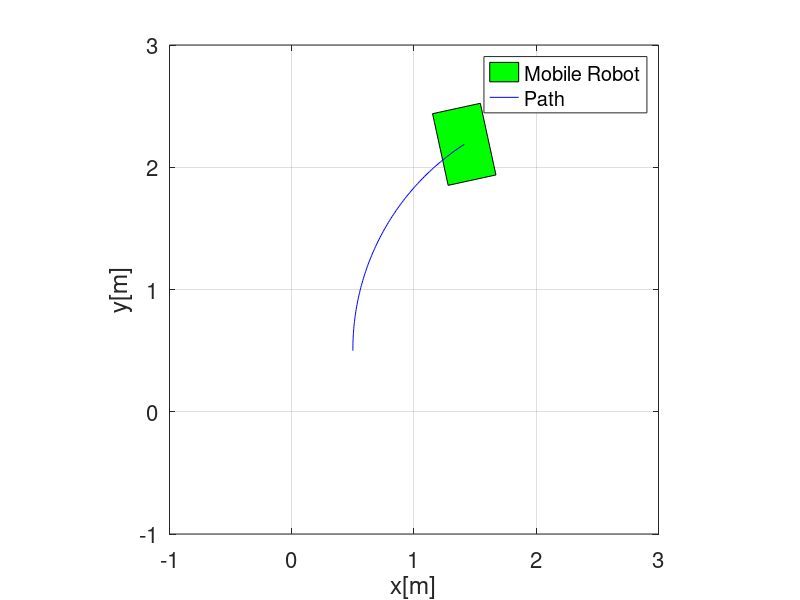
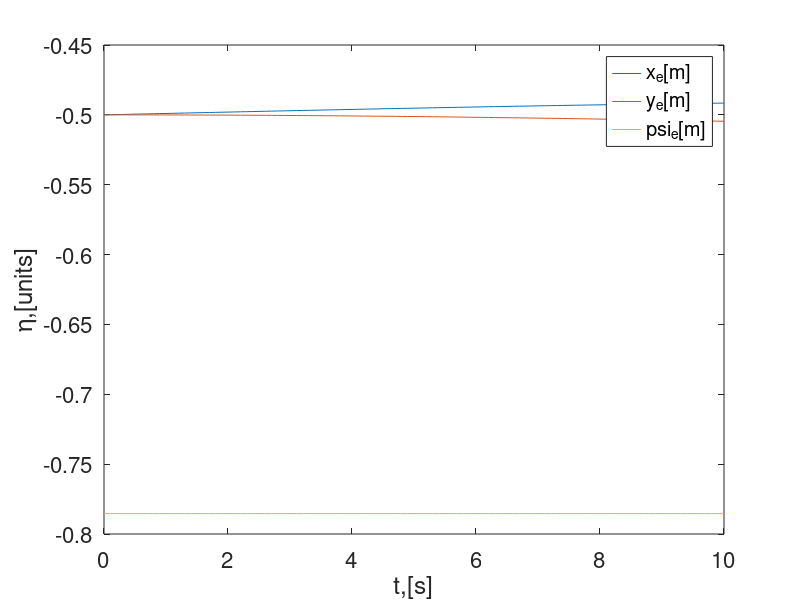

The MATLAB source for these figures, in order:
%% Kinematic simulation of a Mobile robot (Land-based)
% Euler method
% Kind of linearization for small changes in time
% Clear everything before starting simulation
clear all; clc; close all;

%% Simulation parameters
dt = 0.1; % Step size
ts = 10; % Total simulation time
t = 0:dt:ts; % Time span

%% Initial condition
x0 = 0.5;
y0 = 0.5;
psi0 = pi/4;

eta0 = [x0; y0; psi0];

eta(:,1) = eta0;


%% Loop starts here 
% Using for loop for the iterations
for i = 1:length(t)
   psi = eta(3,i); % Current orientation in rad.
   % Jacobian matrix
   J_psi = [cos(psi), -sin(psi), 0;
            sin(psi),  cos(psi), 0;
                   0,         0, 1];
               
%    u = 0.3; % X-axis velocity w.r.t. B frame
%    v = 0; % Y-axis velocity w.r.t. B frame
%    r = 0.2; % Angular velocity w.r.t. B frame
%    
%    zeta(:,i) = [u;v;r];
   
   %% Desired states (Generalized coordinates)
   % Desired state vector
   % Need to understand this
   eta_d = [2-2*cos(0.1*t(i));
            2*sin(0.1*t(i));
            0.1*t(i)];
   eta_d_dot = [2*0.1*sin(0.1*t(i));
                2*0.1*cos(0.1*t(i));
                0.1];
   zeta(:,i) = J_psi \ eta_d_dot; 
   
   e(:,i) = eta_d - eta(:,i);
   % Time derivative of generalized coordinate
   eta_dot(:,i) = J_psi * zeta(:,i);
   
   % Use the Euler method to find the distance
   eta(:,i+1) = eta(:,i) + dt * eta_dot(:,i);
end

%% Plotting functions
% figure(1)
% hold on
% plot(t, eta(1,1:i), 'r--');
% plot(t, eta(2,1:i), 'b--');
% plot(t, eta(3,1:i), 'g--');
% hold off
% legend('x[m]','y[m]','psi[m]')
% set(gca, 'fontsize', 16)
% xlabel('t,[s]');
% ylabel('\eta,[units]');

%% Mobile robot animation
l = 0.6; % Length of robot
w = 0.4; % Width of mobile robot
% Mobile robot coordinates
mr_co = [-l/2, l/2, l/2, -l/2, -l/2;
         -w/2, -w/2, w/2, w/2, -w/2];
     
figure(2)
for i = 1:length(t) % Animation starts here
    psi = eta(3,i);
    R_psi = [cos(psi), -sin(psi);
             sin(psi),  cos(psi)]; % Rotation matrix
    v_pos = R_psi * mr_co;
    fill(v_pos(1,:) + eta(1,i), v_pos(2,:) + eta(2,i), 'g')
    hold on, grid on
    axis([-1 3 -1 3])
    axis square
    plot(eta(1,1:i), eta(2,1:i), 'b-');
    legend('Mobile Robot', 'Path')
    set(gca, 'fontsize', 16)
    xlabel('x[m]');
    ylabel('y[m]');
    pause(0.1)
    hold off
end % Animation ends here

figure(3)
plot(t,e)
legend('x_e[m]','y_e[m]','psi_e[m]')
set(gca, 'fontsize', 16)
xlabel('t,[s]');
ylabel('\eta,[units]');

